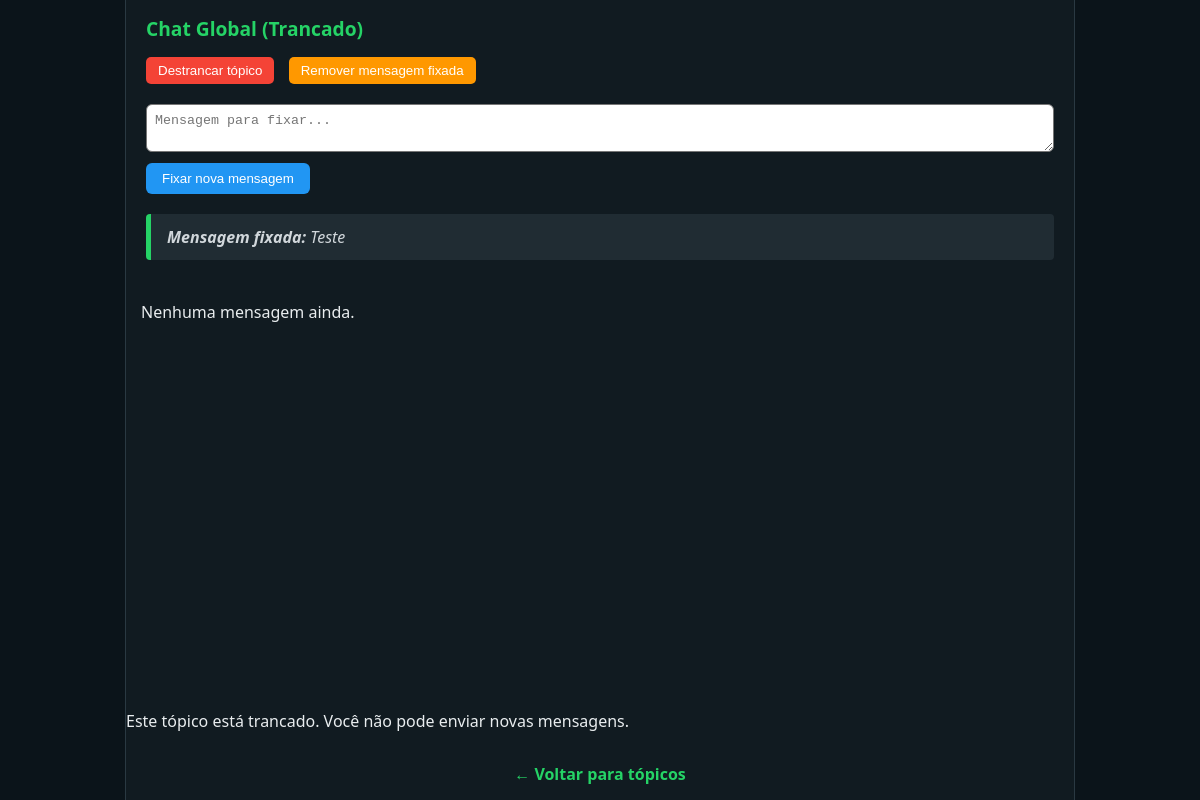
Page /topico.php?id=1 (signed in) on the earlier database version.
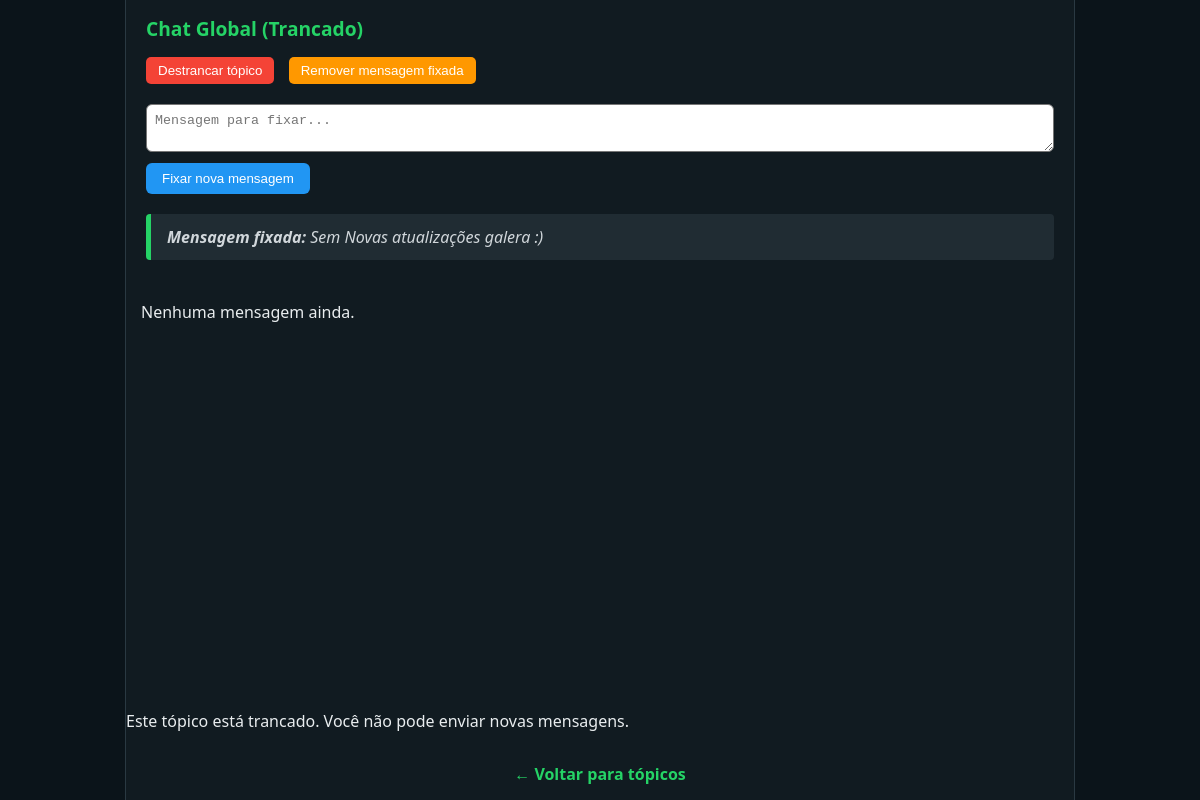
Same page on the later database version.
### tables this page shows
CREATE TABLE `topicos` (
  `id` int(11) NOT NULL,
  `nome` varchar(100) NOT NULL,
  `visibilidade` varchar(255) NOT NULL DEFAULT 'publico',
  `mensagem_fixada` text DEFAULT NULL,
  `trancado` tinyint(1) NOT NULL DEFAULT 0
);

### topico.php (the view, shortened to what this page needs)
<?php
include 'conexao.php';
$stmtUser = $conn->prepare("SELECT id, tipo FROM usuarios WHERE usuario = ?");
$stmtUser->bind_param("s", $_SESSION['usuario']);
$stmtUser->execute();
$resUser = $stmtUser->get_result();
$user = $resUser->fetch_assoc();
$isAdmin = $user['tipo'] === 'admin';
$topicoId = intval($_GET['id'] ?? 0);
$stmt = $conn->prepare("SELECT * FROM topicos WHERE id = ?");
$stmt->bind_param("i", $topicoId);
$stmt->execute();
$resTopico = $stmt->get_result();
$topico = $resTopico->fetch_assoc();
$trancado = (bool)$topico['trancado'];
$mensagemFixada = $topico['mensagem_fixada'];
$stmtMsgs = $conn->prepare("SELECT m.*, u.usuario FROM mensagens m JOIN usuarios u ON m.id_usuario = u.id WHERE m.id_topico = ? ORDER BY m.data ASC");
$stmtMsgs->bind_param("i", $topicoId);
$stmtMsgs->execute();
$resMsgs = $stmtMsgs->get_result();
?>
<!DOCTYPE html>
<html lang="pt-BR">
<head>
</head>
<body>
<div class="container">
  <h2><?= htmlspecialchars($topico['nome']) ?> <?php if ($trancado) echo "(Trancado)"; ?></h2>
<?php if ($isAdmin): ?>
  <form method="post" action="admin_topico_actions.php" style="margin: 0 20px 10px;">
    <button type="submit" name="acao" value="toggle_trancar"
      style="padding: 6px 12px; margin-right: 10px; border-radius: 5px; background-color: <?= $trancado ? '#f44336' : '#4CAF50' ?>; color: white; border: none;">
      <?= $trancado ? 'Destrancar tópico' : 'Trancar tópico' ?>
    </button>
    <button type="submit" name="acao" value="remover_fixar"
      style="padding: 6px 12px; border-radius: 5px; background-color: #FF9800; color: white; border: none;">
      Remover mensagem fixada
    </button>
  </form>
  <form method="post" action="admin_topico_actions.php" style="margin: 10px 20px;">
    <textarea name="mensagem_fixada" rows="2" placeholder="Mensagem para fixar..." style="width: 100%; padding: 8px; border-radius: 6px;"></textarea>
    <button type="submit" name="acao" value="fixar"
      style="margin-top: 6px; padding: 8px 16px; background-color: #2196F3; color: white; border: none; border-radius: 6px;">
      Fixar nova mensagem
    </button>
  </form>
<?php endif; ?>
  <?php if ($mensagemFixada): ?>
    <div class="mensagem-fixada">
      <strong>Mensagem fixada:</strong> <?= nl2br(htmlspecialchars($mensagemFixada)) ?>
    </div>
  <?php endif; ?>
  <div class="mensagens" id="mensagens-container">
    <?php if ($resMsgs->num_rows === 0): ?>
      <p>Nenhuma mensagem ainda.</p>
    <?php endif; ?>
  </div>
  <?php if ($trancado): ?>
    <p>Este tópico está trancado. Você não pode enviar novas mensagens.</p>
  <?php endif; ?>
  <div class="back-link">
    <a href="index.php">← Voltar para tópicos</a>
  </div>
</div>
</body>
</html>

Differences in the rows shown:
changed topicos "Chat Global": mensagem_fixada "Teste" → "Sem Novas atualizações galera :)"
